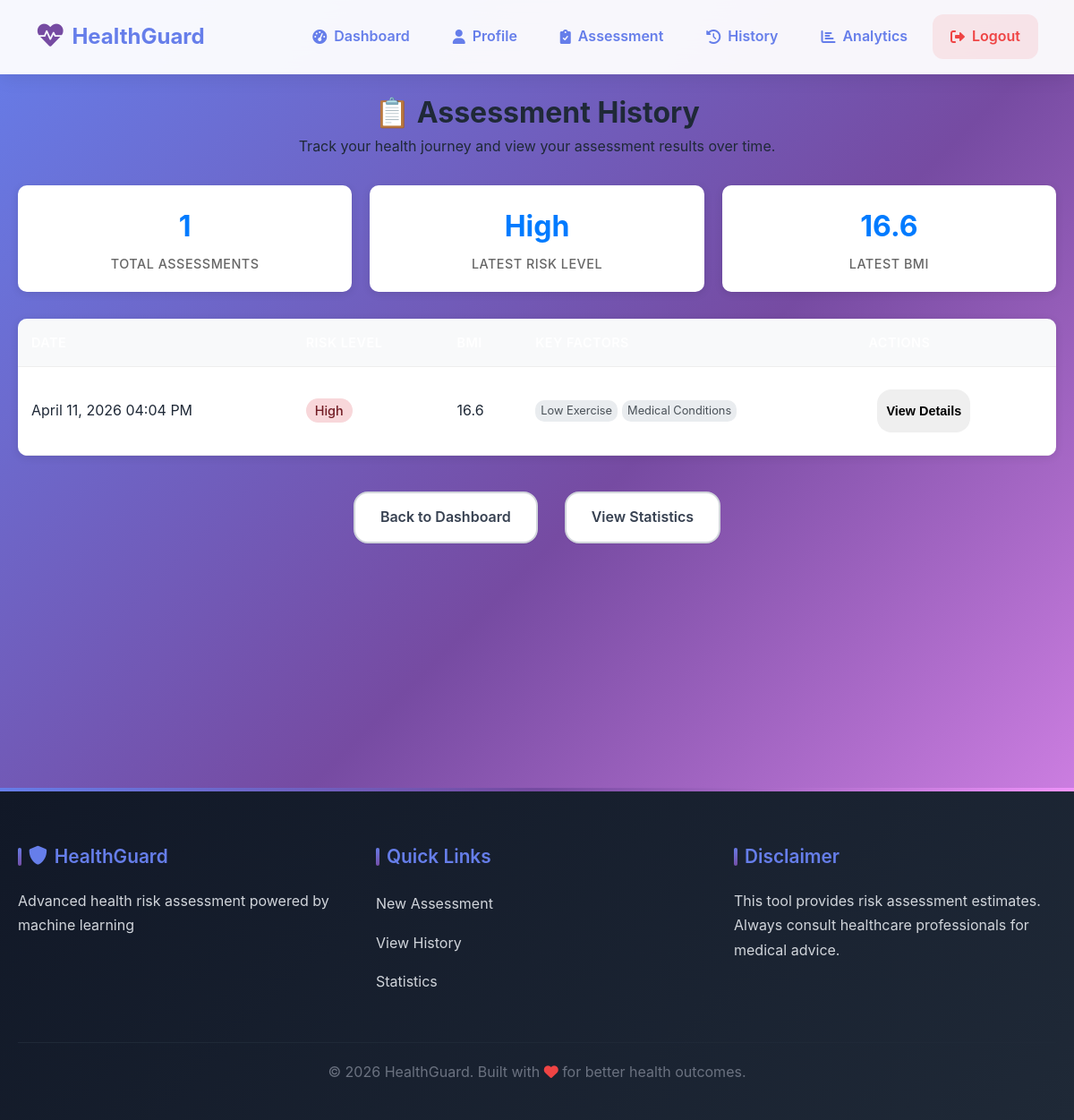
The page /history (signed in) on the database its author committed.
### app.py (models this page shows)
class Assessment(db.Model):
    id = db.Column(db.Integer, primary_key=True)
    user_id = db.Column(db.Integer, db.ForeignKey('user.id'), nullable=False)
    age = db.Column(db.Integer)
    height = db.Column(db.Float)
    weight = db.Column(db.Float)
    bmi = db.Column(db.Float)
    blood_type = db.Column(db.String(10))
    smoking_status = db.Column(db.String(20))
    exercise_frequency = db.Column(db.String(50))
    family_history = db.Column(db.Text)
    medical_conditions = db.Column(db.Text)
    medications = db.Column(db.Text)
    symptoms = db.Column(db.Text)
    risk_level = db.Column(db.String(20))
    risk_factors = db.Column(db.Text)  # JSON string
    recommendations = db.Column(db.Text)  # JSON string
    created_at = db.Column(db.DateTime, default=datetime.utcnow)

### app.py (the view)
@app.route('/history')
@login_required
def history():
    assessments = Assessment.query.filter_by(user_id=current_user.id).order_by(Assessment.created_at.desc()).all()
    return render_template('history.html', assessments=assessments)

### app.py (called while the page is built)
@app.context_processor
def inject_personal_info():
    if current_user.is_authenticated:
        personal_info = PersonalInfo.query.filter_by(user_id=current_user.id).first()
        return {'personal_info': personal_info}
    return {}

@login_manager.user_loader
def load_user(user_id):
    return User.query.get(int(user_id))

### templates/history.html (shortened to what this page needs)
{% extends "base.html" %}
{% block content %}
<div class="history-container">
    <div class="history-header">
        <h1>📋 Assessment History</h1>
        <p>Track your health journey and view your assessment results over time.</p>
    </div>
    {% if assessments %}
        <div class="history-stats">
            <div class="stat-card">
                <div class="stat-number">{{ assessments|length }}</div>
                <div class="stat-label">Total Assessments</div>
            </div>
            <div class="stat-card">
                <div class="stat-number">{{ assessments[0].risk_level if assessments else 'N/A' }}</div>
                <div class="stat-label">Latest Risk Level</div>
            </div>
            <div class="stat-card">
                <div class="stat-number">{{ "%.1f"|format(assessments[0].bmi) if assessments and assessments[0].bmi else 'N/A' }}</div>
                <div class="stat-label">Latest BMI</div>
            </div>
        </div>
        <div class="history-table">
            <table>
                <thead>
                    <tr>
                        <th>Date</th>
                        <th>Risk Level</th>
                        <th>BMI</th>
                        <th>Key Factors</th>
                        <th>Actions</th>
                    </tr>
                </thead>
                <tbody>
                    {% for assessment in assessments %}
                        <tr>
                            <td>{{ assessment.created_at.strftime('%B %d, %Y %I:%M %p') }}</td>
                            <td>
                                <span class="risk-badge risk-{{ assessment.risk_level.lower() }}">
                                    {{ assessment.risk_level }}
                                </span>
                            </td>
                            <td>{{ "%.1f"|format(assessment.bmi) if assessment.bmi else 'N/A' }}</td>
                            <td>
                                <div class="factors-preview">
                                    {% if assessment.exercise_frequency in ['rarely', 'never'] %}
                                        <span class="factor-tag">Low Exercise</span>
                                    {% endif %}
                                    {% if assessment.medical_conditions %}
                                        <span class="factor-tag">Medical Conditions</span>
                                    {% endif %}
                                </div>
                            </td>
                            <td>
                                <button class="btn btn-sm" onclick="viewDetails({{ assessment.id }})">View Details</button>
                            </td>
                        </tr>
                    {% endfor %}
                </tbody>
            </table>
        </div>
    {% endif %}
    <div class="history-actions">
        <a href="{{ url_for('dashboard') }}" class="btn btn-secondary">Back to Dashboard</a>
        <a href="{{ url_for('statistics') }}" class="btn btn-secondary">View Statistics</a>
    </div>
</div>
{% endblock %}

### static/css/enhanced_styles.css (style rules this page uses)
:root { --primary-color: #667eea; --secondary-color: #764ba2; --accent-color: #f093fb; --success-color: #4ade80; --warning-color: #fbbf24; --error-color: #f87171; --gray-50: #f9fafb; --gray-100: #f3f4f6; --gray-200: #e5e7eb; --gray-300: #d1d5db; --gray-400: #9ca3af; --gray-500: #6b7280; --gray-600: #4b5563; --gray-700: #374151; --gray-800: #1f2937; --gray-900: #111827; --border-radius: 12px; --border-radius-lg: 16px; --border-radius-xl: 20px; --shadow-sm: 0 1px 2px 0 rgba(0, 0, 0, 0.05); --shadow: 0 4px 6px -1px rgba(0, 0, 0, 0.1), 0 2px 4px -1px rgba(0, 0, 0, 0.06); --shadow-md: 0 10px 15px -3px rgba(0, 0, 0, 0.1), 0 4px 6px -2px rgba(0, 0, 0, 0.05); --shadow-lg: 0 20px 25px -5px rgba(0, 0, 0, 0.1), 0 10px 10px -5px rgba(0, 0, 0, 0.04); --shadow-xl: 0 25px 50px -12px rgba(0, 0, 0, 0.25); --transition: all 0.3s cubic-bezier(0.4, 0, 0.2, 1); --transition-fast: all 0.15s ease; }
* { margin: 0; padding: 0; box-sizing: border-box; }
body { font-family: 'Inter', -apple-system, BlinkMacSystemFont, 'Segoe UI', Roboto, 'Helvetica Neue', Arial, sans-serif; line-height: 1.6; color: var(--gray-800); background: linear-gradient(135deg, #667eea 0%, #764ba2 50%, #f093fb 100%); background-attachment: fixed; min-height: 100vh; -webkit-font-smoothing: antialiased; -moz-osx-font-smoothing: grayscale; overflow-x: hidden; }
.btn { padding: 12px 24px; border-radius: 6px; text-decoration: none; display: inline-block; margin: 10px; font-weight: bold; transition: var(--transition); }
.btn-secondary { border: 2px solid var(--primary-color); color: var(--primary-color); }
.stat-number { font-size: 2rem; font-weight: 700; color: var(--primary-color); margin-bottom: 8px; }
.stat-label { color: var(--gray-600); font-weight: 500; }
table { width: 100%; border-collapse: collapse; }
thead { background: linear-gradient(135deg, var(--primary-color), var(--secondary-color)); color: white; }
th, td { padding: 16px 20px; text-align: left; border-bottom: 1px solid var(--gray-100); transition: var(--transition); }
th { font-weight: 600; font-size: 0.9rem; text-transform: uppercase; letter-spacing: 0.5px; }
.stat-number { font-size: 1.8rem; font-weight: 700; color: var(--primary-color); display: block; margin-bottom: 4px; }
.stat-label { font-size: 0.9rem; color: var(--gray-600); font-weight: 500; text-transform: uppercase; letter-spacing: 0.5px; }
.btn { display: inline-flex; align-items: center; justify-content: center; gap: 8px; padding: 14px 28px; border-radius: var(--border-radius-lg); text-decoration: none; font-weight: 600; font-size: 1rem; transition: var(--transition); cursor: pointer; border: none; position: relative; overflow: hidden; min-height: 48px; }
.btn::before { content: ''; position: absolute; top: 0; left: -100%; width: 100%; height: 100%; background: linear-gradient(90deg, transparent, rgba(255,255,255,0.2), transparent); transition: left 0.5s; }
.btn-secondary { background: white; color: var(--gray-700); border: 2px solid var(--gray-300); box-shadow: var(--shadow-sm); }

### templates/history.html (style rules this page uses)
.history-container { max-width: 1200px; margin: 0 auto; padding: 20px; }
.history-header { text-align: center; margin-bottom: 30px; }
.history-stats { display: grid; grid-template-columns: repeat(auto-fit, minmax(200px, 1fr)); gap: 20px; margin-bottom: 30px; }
.stat-card { background: white; padding: 20px; border-radius: 10px; box-shadow: 0 2px 10px rgba(0,0,0,0.1); text-align: center; }
.stat-number { font-size: 2em; font-weight: bold; color: #007bff; }
.stat-label { color: #666; margin-top: 5px; }
.history-table { background: white; border-radius: 10px; overflow: hidden; box-shadow: 0 2px 10px rgba(0,0,0,0.1); }
table { width: 100%; border-collapse: collapse; }
th, td { padding: 15px; text-align: left; border-bottom: 1px solid #eee; }
th { background: #f8f9fa; font-weight: 600; }
.risk-badge { padding: 5px 10px; border-radius: 15px; font-size: 0.9em; font-weight: 500; }
.risk-high { background: #f8d7da; color: #721c24; }
.factors-preview { display: flex; flex-wrap: wrap; gap: 5px; }
.factor-tag { background: #e9ecef; padding: 2px 6px; border-radius: 10px; font-size: 0.8em; color: #495057; }
.history-actions { display: flex; justify-content: center; gap: 10px; margin-top: 30px; }
.btn-sm { padding: 5px 10px; font-size: 0.9em; }

### rows shown on the page
Assessment: risk_level "High", bmi "16.6", created_at "April 11, 2026 04:04 PM", exercise_frequency "Low Exercise", medical_conditions "Medical Conditions"

### other values the page prints
{{ assessments|length }} "1"
